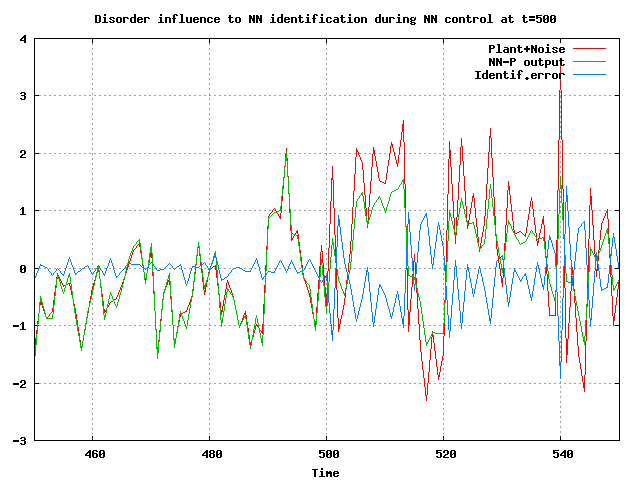

The gnuplot source for this figure:
reset
set grid
set title "Disorder influence to NN identification during NN control at t=500"
set output "id_err.png"
set terminal png
set xlabel "Time"
plot [450:550] 'ny.dat' t 'Plant+Noise' w l, 'nn_y.dat' t 'NN-P output' w l, 'nn_e.dat' t 'Identif.error' w l
